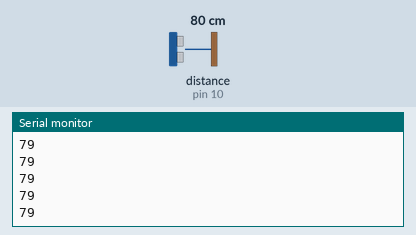
Recording of a sketch running on a simulated Arduino Uno, built with avr-gcc and run on an emulated ATmega328P. Parts: the last lines printed to the serial monitor. Wiring (inferred from the names in the program): ultrasonic range finder: trigger pin 9; echo pin 10. Inputs (shaded band) come from the test bench; at power-on: distance to the obstacle (sensor on pin 10) 80 cm. The echo pulse lasts 58.3 µs per cm.

Above: at 1.2 s.
1.3 s: distance to the obstacle (sensor on pin 10) set to 2 cm
At 1.37 s:
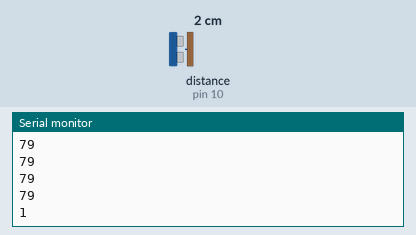
2.8 s: distance to the obstacle (sensor on pin 10) set to 4 cm
At 2.89 s:
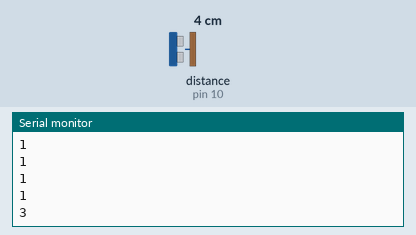
Timing chart, 0 to 5.8 s (numbered marks = the images above; inputs shaded):
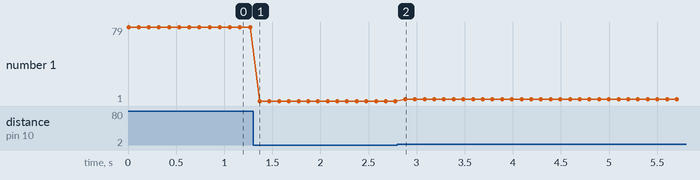

The sketch:

ultrasonic_sensor.ino.ino
```cpp
int trig = 9;
int echo = 10;

int distance ;
long duration;
void setup() {
  // put your setup code here, to run once:
Serial.begin(9600);
pinMode(trig, OUTPUT);
pinMode(echo, INPUT);

}

void loop() {
  digitalWrite(trig, LOW);
  delayMicroseconds(2);
  digitalWrite(trig,HIGH);
  delayMicroseconds(10);
  digitalWrite(trig, LOW);

  duration = pulseIn(echo, HIGH);
  distance = 0.0343 * duration/2;


  // put your main code here, to run repeatedly:
Serial.println(distance);
delay(100);
}
```

Measured:
- after the input at 1.3 s, the serial monitor: prints a new line after 0.07 s (image 1)
- after the input at 2.8 s, the serial monitor: prints a new line after 0.08 s (image 2)
- plotted number 1: 79 → 1 after the input at 1.3 s, 1 → 3 after the input at 2.8 s
